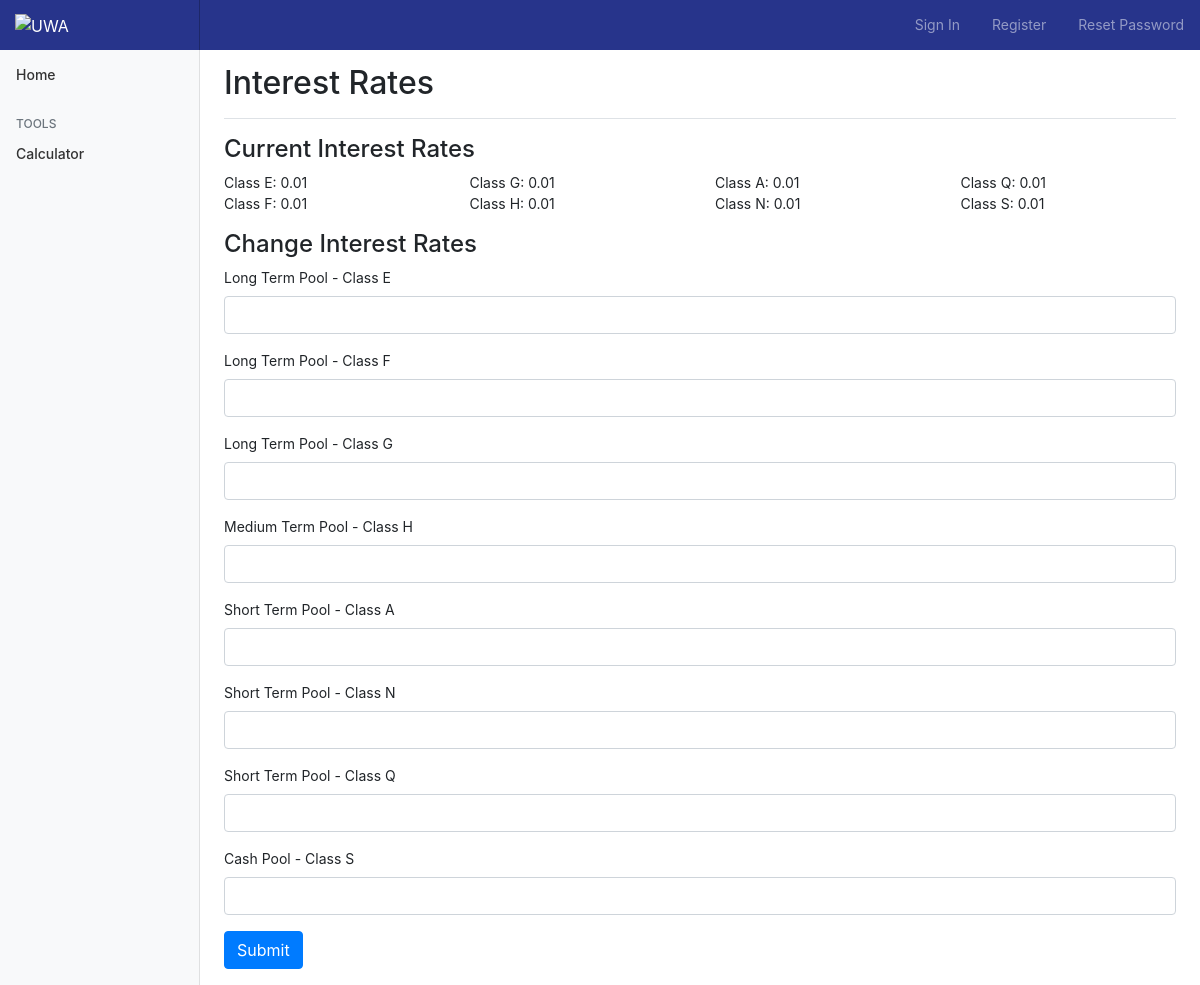
The page /admin on the database its author committed.
### app/models.py (models this page shows, shortened)
class InterestRates(db.Model):
    id = db.Column(db.Integer, primary_key=True)
    ClassE = db.Column(db.Float)
    ClassF = db.Column(db.Float)
    ClassG = db.Column(db.Float)
    ClassH = db.Column(db.Float)
    ClassA = db.Column(db.Float)
    ClassN = db.Column(db.Float)
    ClassQ = db.Column(db.Float)
    ClassS = db.Column(db.Float)

### app/routes.py (the view, shortened to what this page needs)
@app.route('/admin', methods=['GET', 'POST'])
def admin():
    form = InterestRatesForm()
    Interest = InterestRates.query.first()
    return render_template('admin.html', title='Admin', form=form, Interest=Interest)

### app/forms.py
class InterestRatesForm(FlaskForm):
    ClassE = StringField('Long Term Pool - Class E')
    ClassF = StringField('Long Term Pool - Class F')
    ClassG = StringField('Long Term Pool - Class G')
    ClassH = StringField('Medium Term Pool - Class H')
    ClassA = StringField('Short Term Pool - Class A')
    ClassN = StringField('Short Term Pool - Class N')
    ClassQ = StringField('Short Term Pool - Class Q')
    ClassS = StringField('Cash Pool - Class S')
    submit = SubmitField('Submit')

### app/templates/admin.html
{% extends "base.html" %}
{% import 'bootstrap/wtf.html' as wtf %}
{% block content %}
<main role="main" class="col-md-9 ml-sm-auto col-lg-10 px-4">
    <div class="d-flex justify-content-between flex-wrap flex-md-nowrap align-items-center pt-3 pb-2 mb-3 border-bottom">
        <h1 class="h2">Interest Rates</h1>
    </div>
		<h4>Current Interest Rates</h4>
        <div class="row mb-3">
          <div class="col">Class E: {{ Interest.ClassE }} <br> Class F: {{ Interest.ClassF }}  </div>
          <div class="col">Class G: {{ Interest.ClassG }}<br>  Class H: {{ Interest.ClassH }} </div>
          <div class="col">Class A: {{ Interest.ClassA }} <br> Class N: {{ Interest.ClassN }} </div>
          <div class="col">Class Q: {{ Interest.ClassQ }} <br> Class S: {{ Interest.ClassS }} </div>
        </div>
			<h4>Change Interest Rates</h4>
            <form class="form form-horizontal mb-3" method="post" role="form">
               {{ wtf.quick_form(form, action=".", method="post", extra_classes=None, role="form", form_type="basic", horizontal_columns=('lg', 2, 10), enctype=None, button_map={'submit':'primary'}, id="")}}
                </form>
</main>
{% endblock %}

### app/static/stylesheet.css (style rules this page uses)
body { font-size: .875rem; background-color: white; }
[role="main"] { padding-top: 48px; }

### rows shown on the page
InterestRates: ClassE "0.01", ClassF "0.01", ClassG "0.01", ClassH "0.01", ClassA "0.01", ClassN "0.01", ClassQ "0.01", ClassS "0.01"
